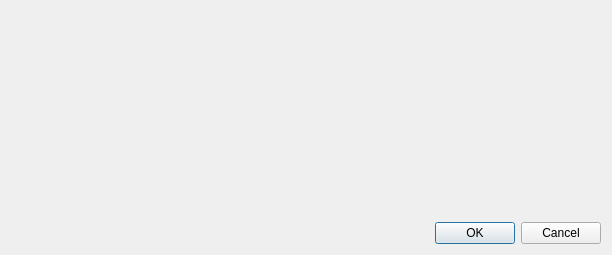
<?xml version="1.0" encoding="UTF-8"?>
<ui version="4.0">
 <class>EditWidget</class>
 <widget class="QWidget" name="EditWidget">
  <property name="geometry">
   <rect>
    <x>0</x>
    <y>0</y>
    <width>612</width>
    <height>255</height>
   </rect>
  </property>
  <layout class="QVBoxLayout" name="verticalLayout">
   <item>
    <widget class="MessageWidget" name="messageWidget" native="true"/>
   </item>
   <item>
    <widget class="QLabel" name="headerLabel">
     <property name="text">
      <string/>
     </property>
    </widget>
   </item>
   <item>
    <spacer name="verticalSpacer">
     <property name="orientation">
      <enum>Qt::Vertical</enum>
     </property>
     <property name="sizeType">
      <enum>QSizePolicy::Fixed</enum>
     </property>
     <property name="sizeHint" stdset="0">
      <size>
       <width>1</width>
       <height>3</height>
      </size>
     </property>
    </spacer>
   </item>
   <item>
    <layout class="QHBoxLayout" name="horizontalLayout" stretch="0,0">
     <item>
      <widget class="CategoryListWidget" name="categoryList" native="true">
       <property name="sizePolicy">
        <sizepolicy hsizetype="Fixed" vsizetype="Expanding">
         <horstretch>0</horstretch>
         <verstretch>0</verstretch>
        </sizepolicy>
       </property>
      </widget>
     </item>
     <item>
      <widget class="QStackedWidget" name="stackedWidget">
       <property name="currentIndex">
        <number>-1</number>
       </property>
      </widget>
     </item>
    </layout>
   </item>
   <item>
    <layout class="QHBoxLayout" name="horizontalLayout_2">
     <property name="topMargin">
      <number>5</number>
     </property>
     <item>
      <widget class="QDialogButtonBox" name="buttonBox">
       <property name="standardButtons">
        <set>QDialogButtonBox::Cancel|QDialogButtonBox::Ok</set>
       </property>
      </widget>
     </item>
    </layout>
   </item>
  </layout>
 </widget>
 <customwidgets>
  <customwidget>
   <class>MessageWidget</class>
   <extends>QWidget</extends>
   <header>gui/MessageWidget.h</header>
   <container>1</container>
  </customwidget>
  <customwidget>
   <class>CategoryListWidget</class>
   <extends>QWidget</extends>
   <header>gui/CategoryListWidget.h</header>
   <container>1</container>
  </customwidget>
 </customwidgets>
 <resources/>
 <connections/>
</ui>
